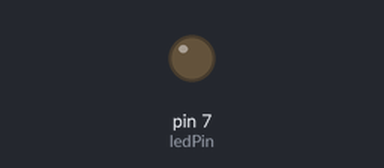
Simulated run of this sketch. Board: Arduino Uno, built with avr-gcc and run on an emulated ATmega328P. On the bench: output pins drawn as LEDs (lit = HIGH).

Above: at 0.2 s.
At 5.2 s:
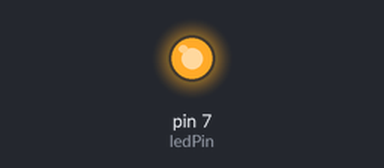
Timing chart, 0 to 13.5 s (numbered marks = the images above):
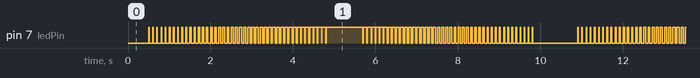

Measured:
- by itself, pin 7 (ledPin): moves between LOW and HIGH, repeating every 10.4 s

The sketch:

Ex6.ino
```cpp
const int ledPin = 7;//pinul non-pwm
int brightness = 0;
int fadeAmount = 5;

void setup() { pinMode(ledPin, OUTPUT); }

void loop() {
  for (brightness = 0; brightness <= 255; brightness += fadeAmount) { softwarePWM(ledPin, brightness); }
  for (brightness = 255; brightness >= 0; brightness -= fadeAmount) { softwarePWM(ledPin, brightness); }
}
void softwarePWM(int pin, int valoare) {
  int timpAprins = map(valoare, 0, 255, 0, 100);
  int timpStins = 100 - timpAprins;
  digitalWrite(pin, HIGH);
  delay(timpAprins);
  digitalWrite(pin, LOW);
  delay(timpStins);
}
```
